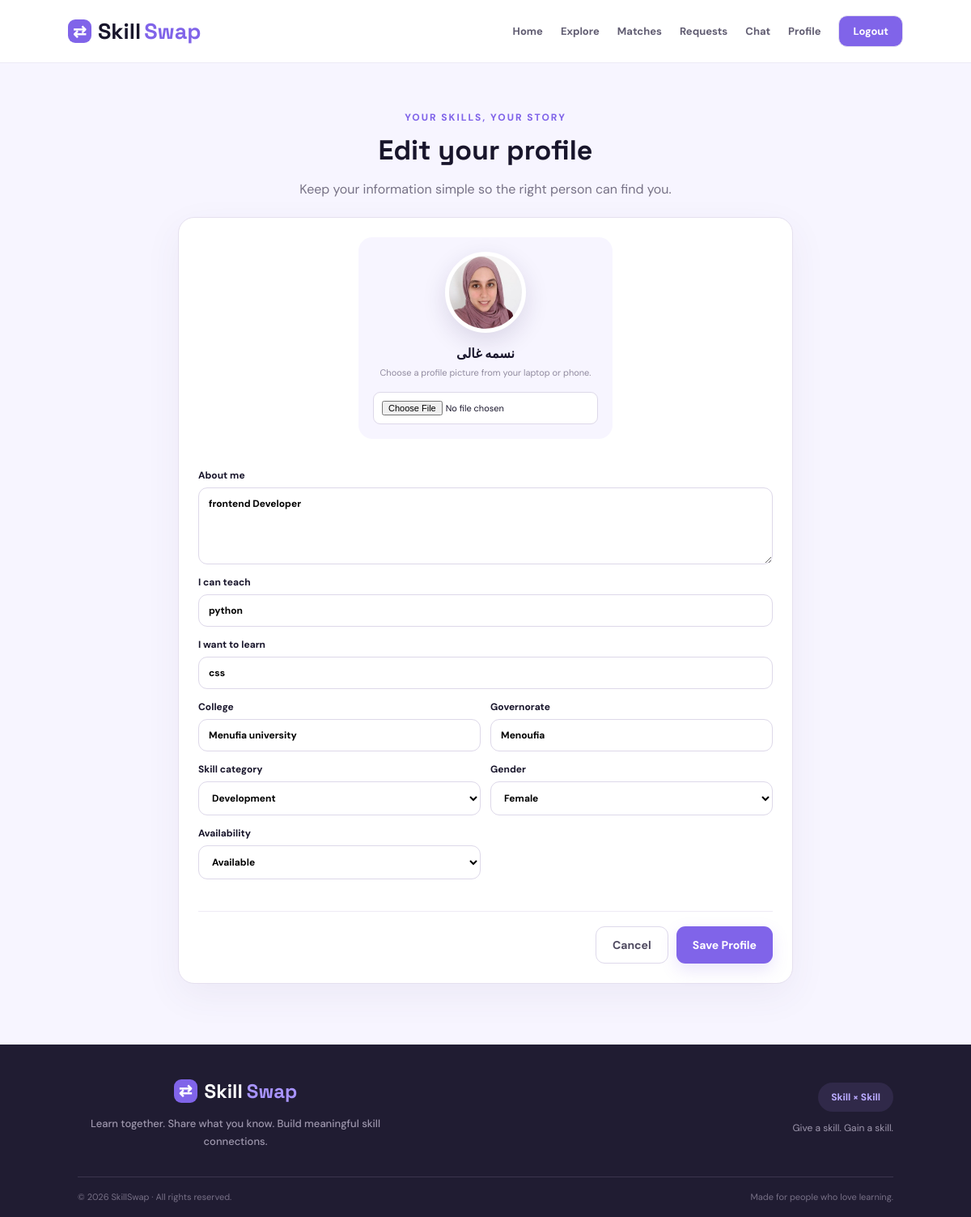
/profile/edit (signed in), run on the app's committed database.
### tables this page shows
CREATE TABLE users (
 id INTEGER PRIMARY KEY AUTOINCREMENT, name TEXT NOT NULL, email TEXT UNIQUE NOT NULL,
 password TEXT NOT NULL, bio TEXT DEFAULT '', teach TEXT DEFAULT '', learn TEXT DEFAULT '',
 avatar TEXT DEFAULT '', college TEXT DEFAULT '', governorate TEXT DEFAULT '',
 category TEXT DEFAULT 'Development', available INTEGER DEFAULT 1, gender TEXT DEFAULT ''
);

### app.py (the view, shortened to what this page needs)
@app.route("/profile/edit", methods=["GET", "POST"])
def edit_profile():
    if not current_user():
        return redirect(url_for("login"))
    return render_template("edit_profile.html", profile_user=current_user())

### app.py (called while the page is built)
def get_db():
    conn = sqlite3.connect("skillswap.db")
    conn.row_factory = sqlite3.Row
    conn.execute("PRAGMA foreign_keys = ON")
    return conn

def current_user():
    if "user_id" not in session:
        return None
    conn = get_db()
    user = conn.execute("SELECT * FROM users WHERE id=?", (session["user_id"],)).fetchone()
    conn.close()
    return user

@app.context_processor
def global_data():
    return {"current_user": current_user()}

### templates/edit_profile.html (shortened to what this page needs)
<!DOCTYPE html>
<html lang="en">
<head>
    <link rel="stylesheet" href="/static/css/style.css">
</head>
<body>
    <nav class="navbar">
        <a href="/" class="brand"><span class="brand-mark">⇄</span><span>Skill</span><b>Swap</b></a>
        <div class="nav-links">
            <a href="/">Home</a>
            {% if current_user %}
                <a href="/explore">Explore</a>
                <a href="/matches">Matches</a>
                <a href="/requests">Requests</a>
                <a href="/chat">Chat</a>
                <a href="/profile">Profile</a>
                <a class="nav-logout" href="/logout">Logout</a>
            {% else %}
                <a href="/login">Login</a>
                <a class="nav-cta" href="/signup">Get Started</a>
            {% endif %}
        </div>
    </nav>
    <main>
<section class="edit-profile-page">
    <div class="edit-intro"><span class="eyebrow">YOUR SKILLS, YOUR STORY</span><h1>Edit your profile</h1><p>Keep your information simple so the right person can find you.</p></div>
    <form method="POST" enctype="multipart/form-data" class="form form-profile">
        <div class="avatar-upload">
            <div class="profile-avatar large">{% if profile_user.avatar %}<img src="{{ profile_user.avatar }}" alt="Profile image">{% else %}{{ profile_user.name[0] }}{% endif %}</div>
            <p>{{ profile_user.name }}</p>
            <small>Choose a profile picture from your laptop or phone.</small>
            <input type="file" name="avatar" accept="image/png,image/jpeg,image/webp,image/gif">
        </div>
        <div class="profile-form-fields">
            <label>About me<textarea name="bio" placeholder="Tell people a little about yourself...">{{ profile_user.bio or '' }}</textarea></label>
            <label>I can teach<input type="text" name="teach" value="{{ profile_user.teach or '' }}" placeholder="e.g. HTML, Python, English"></label>
            <label>I want to learn<input type="text" name="learn" value="{{ profile_user.learn or '' }}" placeholder="e.g. UI/UX, Flask, Photoshop"></label>
            <div class="two-fields"><label>College<input type="text" name="college" value="{{ profile_user.college or '' }}" placeholder="e.g. Menoufia University"></label><label>Governorate<input type="text" name="governorate" value="{{ profile_user.governorate or '' }}" placeholder="e.g. Menoufia"></label></div>
            <div class="two-fields"><label>Skill category<select name="category">{% for item in ["Development", "Design", "Languages", "Business", "Marketing", "Data", "Other"] %}<option value="{{ item }}" {% if profile_user.category == item %}selected{% endif %}>{{ item }}</option>{% endfor %}</select></label><label>Gender<select name="gender"><option value="" {% if not profile_user.gender %}selected{% endif %}>Prefer not to say</option><option value="Female" {% if profile_user.gender == "Female" %}selected{% endif %}>Female</option><option value="Male" {% if profile_user.gender == "Male" %}selected{% endif %}>Male</option></select></label></div>
            <div class="two-fields"><label>Availability<select name="available"><option value="1" {% if profile_user.available %}selected{% endif %}>Available</option></select></label></div>
        </div>
        <div class="edit-actions"><a class="btn btn-ghost" href="/profile">Cancel</a><button class="btn btn-primary" type="submit">Save Profile</button></div>
    </form>
</section>
    </main>
    <footer class="site-footer">
        <div class="footer-main">
            <div class="footer-about">
                <div class="footer-brand"><span class="brand-mark">⇄</span><span>Skill</span><b>Swap</b></div>
                <p>Learn together. Share what you know. Build meaningful skill connections.</p>
            </div>
            <div class="footer-skill">
                <span>Skill × Skill</span>
                <p>Give a skill. Gain a skill.</p>
            </div>
        </div>
        <div class="footer-bottom">
            <span>© 2026 SkillSwap · All rights reserved.</span>
            <span>Made for people who love learning.</span>
        </div>
    </footer>
</body>
</html>

### data on the page
users: avatar (picture), name "نسمه غالى", bio "frontend Developer", teach "python", learn "css", college "Menufia university", governorate "Menoufia", category "Development", gender "Female", available "Available"
